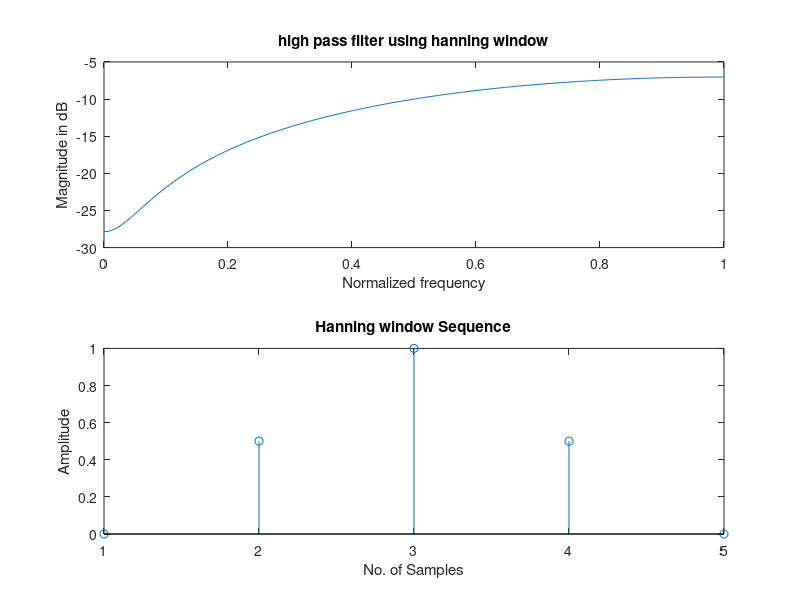

The MATLAB script that drew this image:
clc;
clear all;
close all;
wc=0.9*pi;
eps=0.001;
N = input('Enter the value of N=');
alpha = (N-1)/2;

n = 0:1:N-1;
hd = (sin(pi*(n-alpha+eps))-sin(wc*(n-alpha+eps)))./(pi*(n-alpha+eps));
wr = hanning(N);
hn = hd.*wr';
w = 0:0.01:pi;
h = freqz(hn,1,w);
subplot(2,1,1);
plot(w/pi,10*log10(abs(h)));
title('high pass filter using hanning window');
xlabel('Normalized frequency');
ylabel('Magnitude in dB');
subplot(2,1,2);
stem(wr);
title('Hanning window Sequence');
xlabel('No. of Samples');
ylabel('Amplitude');
